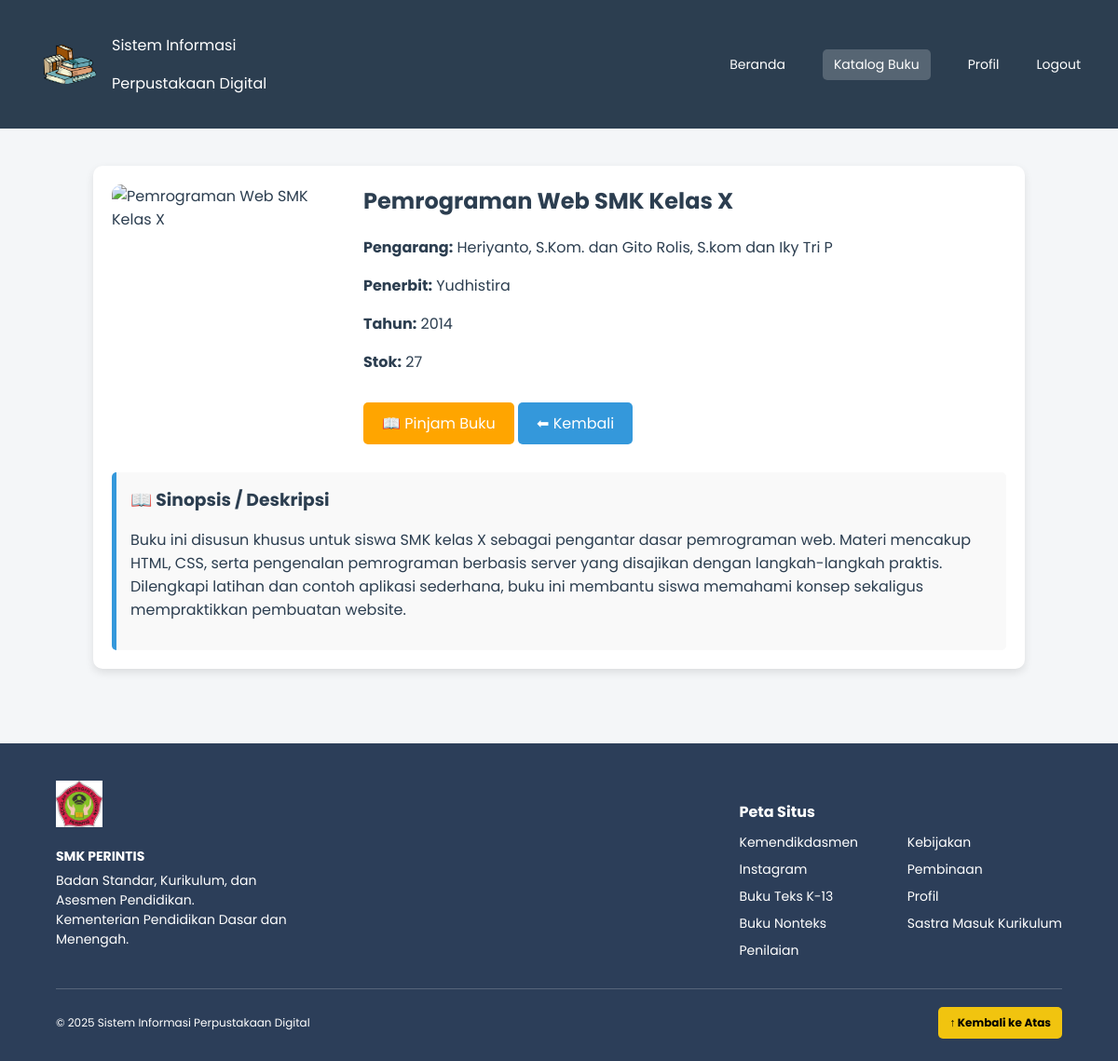
The page /buku1.php?id=7 on the database its author committed.
### tables this page shows
CREATE TABLE `buku` (
  `id` int(11) NOT NULL,
  `judul` varchar(200) NOT NULL,
  `pengarang` varchar(100) DEFAULT NULL,
  `penerbit` varchar(100) DEFAULT NULL,
  `tahun` int(11) DEFAULT NULL,
  `quantity` int(11) NOT NULL DEFAULT 0,
  `gambar` varchar(255) DEFAULT NULL,
  `id_kategori` int(11) DEFAULT NULL,
  `deskripsi` text DEFAULT NULL
);

### buku1.php (the view, shortened to what this page needs)
<?php
include "koneksi.php";
$id = isset($_GET['id']) ? intval($_GET['id']) : 0;
$sql = "SELECT * FROM buku WHERE id = ?";
$stmt = $conn->prepare($sql);
$stmt->bind_param("i", $id);
$stmt->execute();
$result = $stmt->get_result();
$buku = $result->fetch_assoc();
?>
<!DOCTYPE html>
<html lang="id">
<head>
</head>
<body>
    <header>
        <div class="logo">
            <img src="gambar/perpus.png" alt="Logo">
            <div>
                <p class="title">Sistem Informasi</p>
                <p class="subtitle">Perpustakaan Digital</p>
            </div>
        </div>
        <nav>
            <a href="index.php">Beranda</a>
            <a href="buku.php" class="active">Katalog Buku</a>
            <a href="profil.php">Profil</a>
            <a href="logout.php">Logout</a>
        </nav>
    </header>
    <div class="container">
        <div class="detail-container">
            <div class="detail-flex">
                <img src="buku/<?= htmlspecialchars($buku['gambar']) ?>"
                    onerror="this.src='buku/default.jpg'"
                    alt="<?= htmlspecialchars($buku['judul']) ?>">
                <div class="detail-info">
                    <h2><?= htmlspecialchars($buku['judul']) ?></h2>
                    <p><strong>Pengarang:</strong> <?= htmlspecialchars($buku['pengarang']) ?></p>
                    <p><strong>Penerbit:</strong> <?= htmlspecialchars($buku['penerbit']) ?></p>
                    <p><strong>Tahun:</strong> <?= htmlspecialchars($buku['tahun']) ?></p>
                    <p><strong>Stok:</strong> <?= htmlspecialchars($buku['quantity']) ?></p>
                    <a href="pinjam.php?id=<?= $buku['id'] ?>" class="btn">📖 Pinjam Buku</a>
                    <a href="buku.php" class="btn" style="background:#3498db;">⬅ Kembali</a>
                </div>
            </div>
            <?php if (!empty($buku['deskripsi'])): ?>
                <div class="sinopsis">
                    <h3>📖 Sinopsis / Deskripsi</h3>
                    <p><?= nl2br(htmlspecialchars($buku['deskripsi'])) ?></p>
                </div>
            <?php endif; ?>
        </div>
    </div>
    <footer>
        <div class="footer-container">
            <div class="footer-left">
                <img src="gambar/logo.jpeg" alt="Logo">
                <p><strong>SMK PERINTIS</strong></p>
                <p>Badan Standar, Kurikulum, dan Asesmen Pendidikan.<br>Kementerian Pendidikan Dasar dan Menengah.</p>
            </div>
            <div class="footer-center">
                <h4>Peta Situs</h4>
                <ul>
                    <li><a href="https://dapo.kemendikdasmen.go.id/sekolah/03B769B6CF65C9A2C91B">Kemendikdasmen</a></li>
                    <li><a href="https://www.instagram.com/smk.perintis.kab.bandung/">Instagram</a></li>
                    <li><a href="#">Buku Teks K-13</a></li>
                    <li><a href="#">Buku Nonteks</a></li>
                    <li><a href="#">Penilaian</a></li>
                    <li><a href="#">Kebijakan</a></li>
                    <li><a href="#">Pembinaan</a></li>
                    <li><a href="profil.php">Profil</a></li>
                    <li><a href="#">Sastra Masuk Kurikulum</a></li>
                </ul>
            </div>
        </div>
        <div class="footer-bottom">
            <p>© 2025 Sistem Informasi Perpustakaan Digital</p>
            <a href="#top" class="scroll-top">↑ Kembali ke Atas</a>
        </div>
    </footer>
</body>
</html>

### buku1.php (style rules this page uses)
body { margin: 0; background-color: #f4f6f8; font-family: 'Poppins', sans-serif; color: #2c3e50; }
header { background-color: #2c3e50; color: white; padding: 20px 40px; display: flex; justify-content: space-between; align-items: center; }
.logo { display: flex; align-items: center; gap: 10px; }
.logo img { height: 70px; }
nav { display: flex; gap: 20px; align-items: center; }
nav a { color: white; text-decoration: none; margin-left: 20px; font-size: 14px; transition: 0.3s; }
nav a.active { background-color: rgba(255, 255, 255, 0.2); padding: 6px 12px; border-radius: 5px; }
.container { max-width: 1000px; margin: auto; padding: 40px 20px; }
.detail-container { background: white; padding: 20px; border-radius: 10px; box-shadow: 0 4px 10px rgba(0, 0, 0, 0.1); }
.detail-flex { display: flex; flex-wrap: wrap; gap: 20px; }
.detail-container img { max-width: 250px; border-radius: 10px; }
.detail-info { flex: 1; min-width: 250px; }
h2 { margin-top: 0; }
.btn { display: inline-block; padding: 10px 20px; margin-top: 15px; background: orange; color: white; text-decoration: none; border-radius: 5px; }
.sinopsis { margin-top: 30px; padding: 15px; background: #f9f9f9; border-left: 5px solid #3498db; border-radius: 5px; }
.sinopsis h3 { margin-top: 0; margin-bottom: 10px; color: #2c3e50; }
footer { background-color: #2c3e59; color: white; padding: 40px 60px 20px 60px; font-size: 14px; margin-top: 40px; }
.footer-container { display: flex; justify-content: space-between; flex-wrap: wrap; gap: 30px; }
.footer-left img { height: 50px; margin-bottom: 10px; }
.footer-left p { margin: 5px 0; max-width: 250px; }
.footer-center h4, .footer-right h4 { margin-bottom: 10px; font-size: 16px; }
.footer-center ul { list-style: none; padding: 0; margin: 0; columns: 2; }
.footer-center li { margin-bottom: 8px; }
.footer-center a { text-decoration: none; color: white; }
.footer-bottom { border-top: 1px solid #ffffff33; margin-top: 30px; padding-top: 15px; display: flex; justify-content: space-between; align-items: center; font-size: 12px; }
.scroll-top { background-color: #f1c40f; color: black; padding: 8px 12px; border-radius: 5px; text-decoration: none; font-weight: bold; }

### rows shown on the page
buku: judul "Pemrograman Web SMK Kelas X", pengarang "Heriyanto, S.Kom. dan Gito Rolis, S.kom dan Iky Tri P", penerbit "Yudhistira", tahun "2014", quantity "27", deskripsi "Buku ini disusun khusus untuk siswa SMK kelas X sebagai pengantar dasar pemrograman web. Materi mencakup HTML, CSS, serta pengenalan pemrograman berbasis server yang disajikan dengan langkah-langkah praktis. Dilengkapi latihan dan contoh aplikasi sederhana, buku ini membantu siswa memahami konsep sekaligus mempraktikkan pembuatan website."
